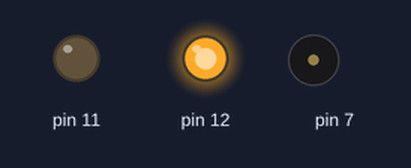
The sketch below on a simulated Arduino Uno, built with avr-gcc and run on an emulated ATmega328P. Shown: output pins drawn as LEDs (lit = HIGH), buzzer (waves = sounding).

Above: at 0.2 s.
At 1.02 s:
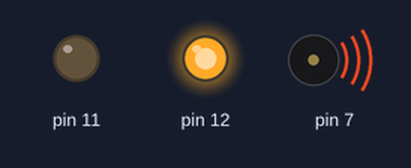
At 1.7 s:
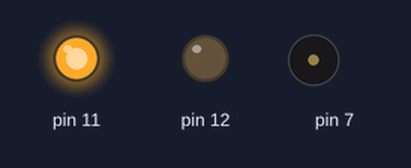
At 2.52 s:
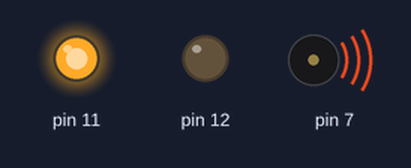
Timing chart, 0 to 3.0 s (numbered marks = the images above):
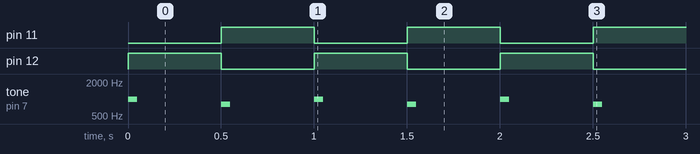

The sketch:

smarthome_bee-bee_sound.ino
```cpp
void setup() {
  pinMode(12, OUTPUT);
  pinMode(11, OUTPUT);
  pinMode(7, OUTPUT);
}

void loop() {
  digitalWrite(12, HIGH);
  digitalWrite(11, LOW);
  tone(7 ,1000, 50);
  delay(500);
  digitalWrite(12, LOW);
  digitalWrite(11, HIGH);
  tone(7, 800, 50);
  delay(500);
}
```

Measured:
- by itself, pin 11, pin 12: alternates HIGH for 0.50 s and LOW for 0.50 s
- by itself, tone on pin 7: repeats every 1.0 s: silent 0.45 s, 800 Hz 0.05 s, silent 0.45 s, 1000 Hz 0.05 s
